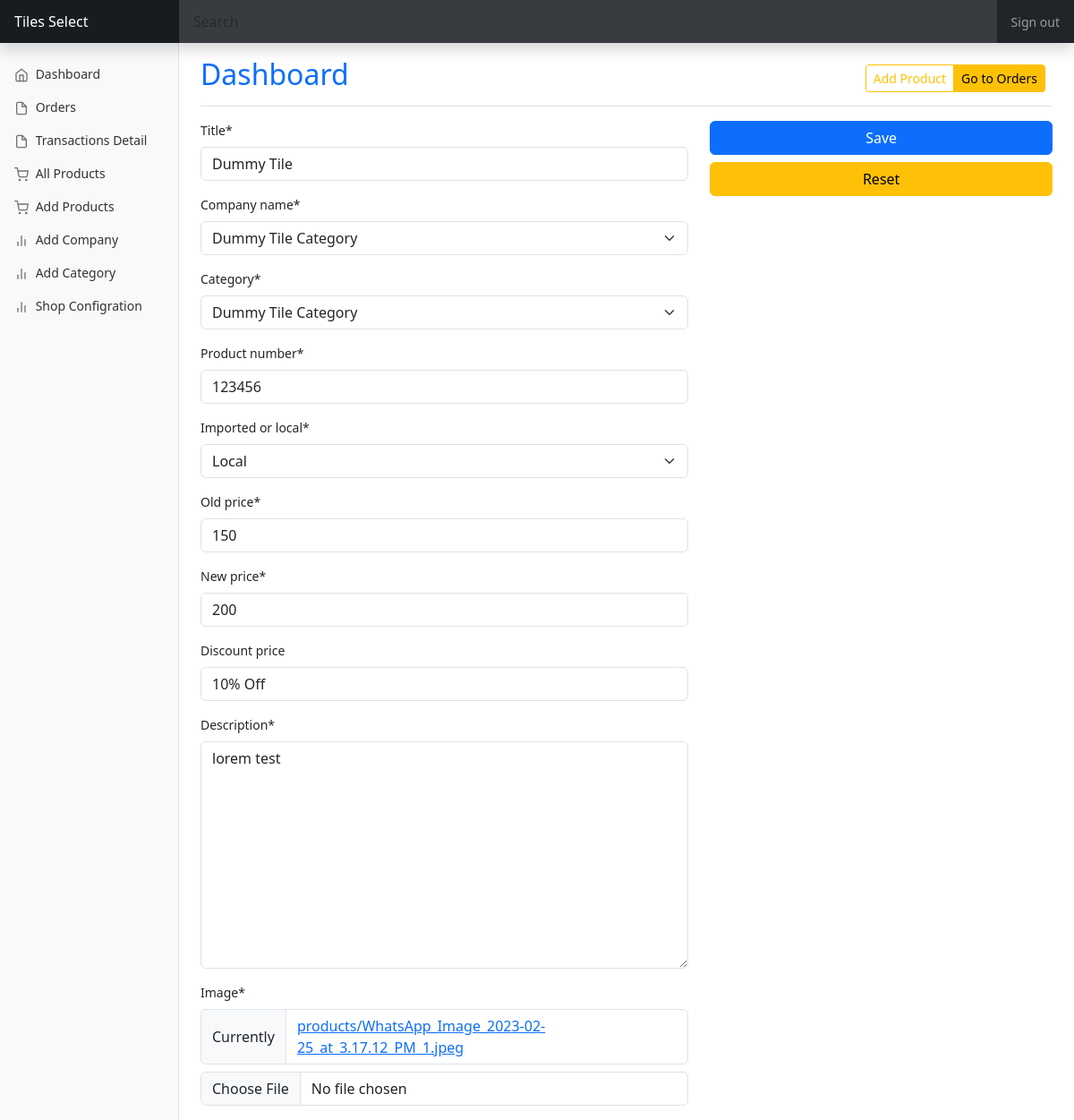
The page /shop-dashboard/update_product/3ff58ca10993416e8a0c7becfd31b303 (signed in) on the database its author committed.
### core/models.py (models this page shows, shortened)
class User(AbstractUser):
    id = models.UUIDField(primary_key=True,default=uuid.uuid4 , unique=True)
    username = None
    email = models.EmailField(_('email address'), unique=True)
    showroom_owner = models.BooleanField(default=False)
    USERNAME_FIELD = 'email'
    REQUIRED_FIELDS = []
    objects = UserManager()

class Showrooms(User):
    showroom_type = models.CharField( max_length=50,choices=SHOWROOM_TYPES ,default="")
    showroom_name = models.CharField( max_length=50)
    office_phone_number = models.CharField( max_length=50)
    address = models.CharField( max_length=250)
    since = models.CharField( max_length=50)
    link_360 = models.CharField( max_length=250 , blank=True,null=True)
    class Meta:
        verbose_name_plural = 'Showrooms'

class Product(models.Model):
    id = models.UUIDField(primary_key=True,default=uuid.uuid4 , unique=True)
    showroom = models.ForeignKey(Showrooms, on_delete=models.CASCADE)
    title = models.CharField( max_length=50)
    image = models.ImageField(upload_to="products" )
    company_name = models.ForeignKey(Company_name, on_delete=models.CASCADE)
    category = models.ForeignKey(Categories, on_delete=models.CASCADE)
    product_number = models.CharField( max_length=50)
    imported_or_local = models.CharField( max_length=50,choices=IMPORTED_OR_LOCAL ,)
    old_price = models.IntegerField()
    new_price = models.IntegerField()
    discount_price = models.CharField( max_length=50 , blank=True, null=True,default="0% Off")
    description =  models.TextField()
    created_at = models.DateField( auto_now_add=True)

### core/views.py (the view)
# urls.py: path('shop-dashboard/update_product/<str:id>', views.update_product, name="update_product"),
@cache_control(no_cache=True, must_revalidate=True , no_store=True)
@login_required(login_url='shop_dashboard_signin')
def update_product(request , id):
    if request.user.showroom_owner == True:
        showroom = Showrooms.objects.get(id=request.user.id)
        product = Product.objects.get(id=id)
        if request.method == 'POST':
            form = ProductForm( request.user,request.POST, request.FILES , instance=product)
            if form.is_valid():
                fm = form.save(commit = False)
                fm.showroom = showroom
                fm.save()
                messages.success(request,"Product Updated Succesfully.")
                return redirect('all_products')
        else:
            form = ProductForm( request.user,instance=product)
            context = {
            "showroom": showroom,
            'form': form
                                }
            return render(request, 'shop/dashboard/update_product.html', context)
    else:
        return redirect("shop_dashboard_signin")

### core/forms.py
class ProductForm(forms.ModelForm):
    class Meta:
        model = Product
        fields = ["id", "showroom",'title', 'company_name',"category","product_number" ,"imported_or_local" ,"old_price" ,"new_price",
                  "discount_price",  'description', 'image']
        exclude =["showroom","id"]
    def __init__(self, user  , *args, **kwargs ):
        super().__init__(*args, **kwargs)
        showroom = Showrooms.objects.get(id=user.id)
        self.fields['category'].queryset = Categories.objects.filter(showroom_type=showroom.showroom_type)
        self.fields['company_name'].queryset = Company_name.objects.filter(showroom_type=showroom.showroom_type)

### core/models.py (called while the page is built)
    def __str__(self):
        return f"{self.name}"

    def __str__(self):
        return f"{self.name}"

### templates/shop/dashboard/update_product.html (shortened to what this page needs)
{% extends 'shop/dashboard/shop_dashboard_base.html' %}
{% load static %}
{% load crispy_forms_tags %}
{% block content %}
  <div class="myForm">
    <form method='POST' enctype="multipart/form-data">
        <div class="row">
         <div class="col-sm-7">
                <div class="form-row">
                  <div class="form-group">
                    {{ form.title|as_crispy_field }}
                    {{ form.company_name|as_crispy_field }}
                  </div>
                  <div class="form-group">
                    {{ form.category|as_crispy_field }}
                    {{ form.product_number|as_crispy_field }}
                  </div>
                </div>
                <div class="form-row">
                  <div class="form-group">
                    {{ form.imported_or_local|as_crispy_field }}
                  </div>
                  <div class="form-group ">
                    {{ form.old_price|as_crispy_field }}
                  </div>
                  <div class="form-group ">
                    {{ form.new_price|as_crispy_field }}
                  </div>
                  <div class="form-group ">
                    {{ form.discount_price|as_crispy_field }}
                  </div>
                </div>
                <div class="form-row">
                  <div class="form-group">
                    {{ form.description|as_crispy_field }}
                  </div>
                  <div class="form-group ">
                    {{ form.image|as_crispy_field }}
                  </div>
                </div>
         </div>
         <div class="col-sm-5 ">
            <button type="submit" class="w-100 btn btn-primary mb-2">Save</button>
            <button type="reset" class="w-100 btn btn-warning">Reset</button>
         </div>
        </div>
    </form>
</div>
{% endblock content%}

### templates/shop/dashboard/shop_dashboard_base.html (shortened to what this page needs)
{% load static %}
<!doctype html>
<html lang="en" data-bs-theme="auto">
  <head>
<link href="{% static '../assets/dist/css/bootstrap.min.css' %}" rel="stylesheet">
    <link href="{% static 'dashboard.css' %}" rel="stylesheet">
  </head>
  <body>
<header class="print_not_show navbar navbar-dark sticky-top bg-dark flex-md-nowrap p-0 shadow">
  <a class="navbar-brand col-md-3 col-lg-2 me-0 px-3 fs-6" href="{% url 'shop_dashboard' %}">{{ showroom.showroom_name }}</a>
  <input class="form-control form-control-dark w-100 rounded-0 border-0" type="text" placeholder="Search" aria-label="Search">
  <div class="navbar-nav">
    <div class="nav-item text-nowrap">
      <a class="nav-link px-3" onclick="return signout();" href="{% url 'dashboard_logout' %}">Sign out</a>
    </div>
  </div>
</header>
<div class="container-fluid">
  <div class="row">
    <nav id="sidebarMenu" class="print_not_show col-md-3 col-lg-2 d-md-block bg-body-tertiary sidebar collapse">
      <div class="position-sticky pt-3 sidebar-sticky">
        <ul class="nav flex-column">
          <li class="nav-item active">
            <a class="nav-link {% if request.resolver_match.view_name == 'shop_dashboard' %} active{% endif %} "  aria-current="page" href="{% url 'shop_dashboard' %}">
              <span data-feather="home" class="align-text-bottom"></span>
              Dashboard
            </a>
          </li>
          <li class="nav-item">
            <a class="nav-link {% if request.resolver_match.view_name == 'all_orders' %} active{% endif %}" href="{% url 'all_orders' %}">
              <span data-feather="file" class="align-text-bottom"></span>
              Orders
            </a>
          </li>
          <li class="nav-item">
            <a class="nav-link {% if request.resolver_match.view_name == 'transaction_details' %} active{% endif %}" href="{% url 'transaction_details' %}">
              <span data-feather="file" class="align-text-bottom"></span>
              Transactions Detail
            </a>
          </li>
          <li class="nav-item">
            <a class="nav-link {% if request.resolver_match.view_name == 'all_products' %} active{% endif %}" aria-current="page" href="{% url 'all_products' %}">
              <span data-feather="shopping-cart" class="align-text-bottom"></span>
              All Products
            </a>
          </li>
          <li class="nav-item">
            <a class="nav-link {% if request.resolver_match.view_name == 'add_product' %} active{% endif %}" href="{% url 'add_product' %}">
              <span data-feather="shopping-cart" class="align-text-bottom"></span>
             Add Products
            </a>
          </li>
          <li class="nav-item">
            <a class="nav-link {% if request.resolver_match.view_name == 'all_companies' %} active{% endif %}" href="{% url 'all_companies' %}">
              <span data-feather="bar-chart-2" class="align-text-bottom"></span>
              Add Company
            </a>
          </li>
          <li class="nav-item">
            <a class="nav-link {% if request.resolver_match.view_name == 'all_categories' %} active{% endif %}" href="{% url 'all_categories' %}">
              <span data-feather="bar-chart-2" class="align-text-bottom"></span>
              Add Category
            </a>
          </li>
          <li class="nav-item">
            <a class="nav-link {% if request.resolver_match.view_name == 'settings' %} active{% endif %}" href="{% url 'settings' %}">
              <span data-feather="bar-chart-2" class="align-text-bottom"></span>
              Shop Configration
            </a>
          </li>
        </ul>
      </div>
    </nav>
    <main class=" col-md-9 ms-sm-auto col-lg-10 px-md-4">
      <div class="print_not_show d-flex justify-content-between flex-wrap flex-md-nowrap align-items-center pt-3 pb-2 mb-3 border-bottom">
        <h1 class=" h2"><a class="text-decoration-none" href="{% url 'shop_dashboard' %}">Dashboard</a></h1>
        <div class="btn-toolbar mb-2 mb-md-0">
          <div class="btn-group me-2">
            <a href ="{% url 'add_product' %}" class="btn btn-sm btn-outline-warning">Add Product</a>
            <a href="{% url 'all_orders' %}" class="btn btn-sm btn-warning">Go to Orders</a>
          </div>
        </div>
      </div>
      {% block content %}
      {% endblock content %}
    </main>
  </div>
</div>
  </body>
  {% include 'messages.html' %}
</html>

### static/dashboard.css (style rules this page uses)
body { font-size: .875rem; }
.feather { width: 16px; height: 16px; }
.sidebar { position: fixed; top: 0; bottom: 0; left: 0; z-index: 100; padding: 48px 0 0; box-shadow: inset -1px 0 0 rgba(0, 0, 0, .1); }
.sidebar-sticky { height: calc(100vh - 48px); overflow-x: hidden; overflow-y: auto; }
.sidebar .nav-link { font-weight: 500; color: #333; }
.sidebar .nav-link .feather { margin-right: 4px; color: #727272; }
.navbar-brand { padding-top: .75rem; padding-bottom: .75rem; background-color: rgba(0, 0, 0, .25); box-shadow: inset -1px 0 0 rgba(0, 0, 0, .25); }
.navbar .form-control { padding: .75rem 1rem; }
.form-control-dark { color: #fff; background-color: rgba(255, 255, 255, .1); border-color: rgba(255, 255, 255, .1); }

### rows shown on the page
Showrooms: showroom_name "Tiles Select"
Product: title "Dummy Tile", company_name "Dummy Tile Category", category "Dummy Tile Category", product_number "123456", imported_or_local "Local", old_price "150", new_price "200", discount_price "10% Off", description "lorem test"
